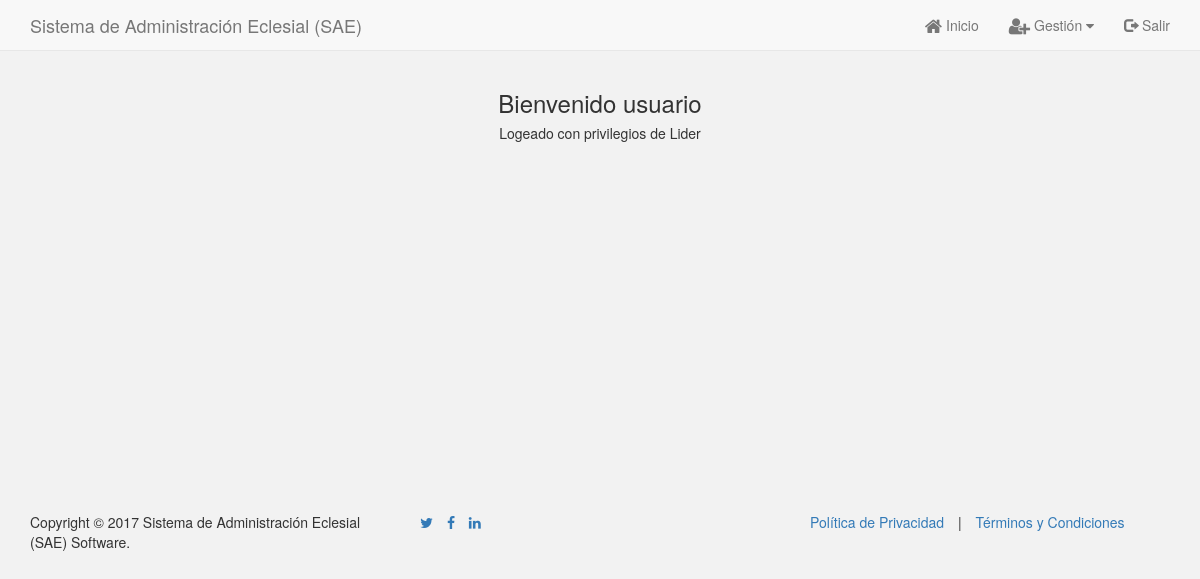
The app's page /?view=principal (signed in), older data.
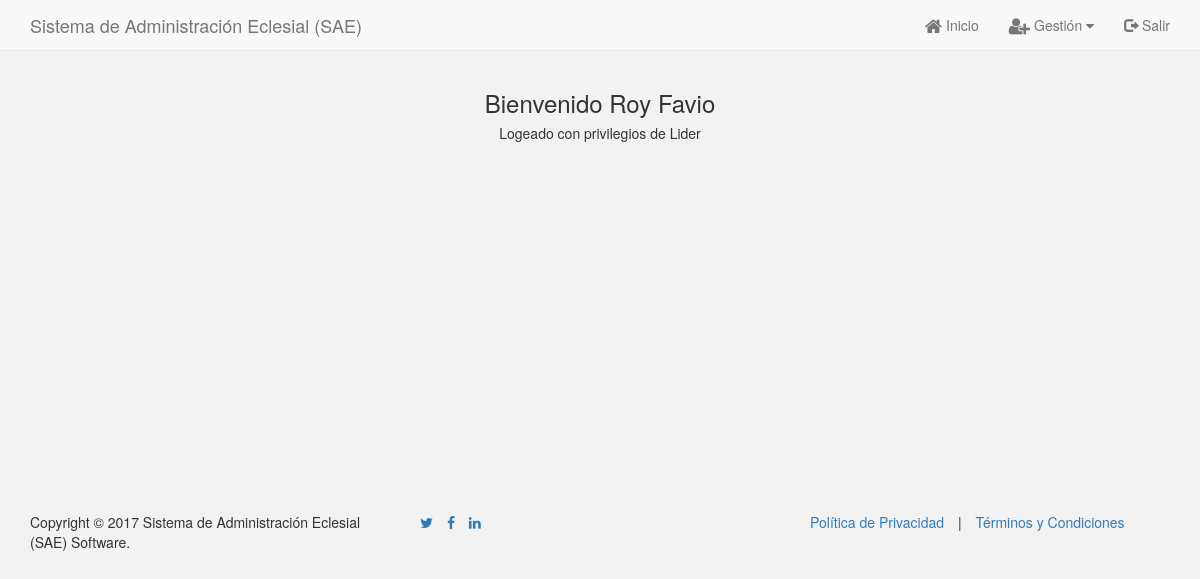
The same page, newer data.
### tables this page shows
CREATE TABLE `usuario` (
  `id` int(11) NOT NULL,
  `user` varchar(30) NOT NULL,
  `pass` varchar(30) NOT NULL,
  `nombre` varchar(30) NOT NULL,
  `apellido` varchar(30) NOT NULL,
  `cargo` varchar(20) NOT NULL,
  `estado` varchar(10) NOT NULL
);

### includes/functions/Usuario.php (called while the page is built, shortened)
<?php
function Users() {
  $db = new Conexion();
  $sql = $db->query("SELECT * FROM usuario;");
  if ($db->rows($sql) > 0) {
    while ($d = $db->recorrer($sql)) {
      $users[$d['id']] = array(
        'id' => $d['id'],
        'user' => $d['user'],
        'pass' => $d['pass'],
        'nombre' => $d['nombre'],
        'apellido' => $d['apellido'],
        'cargo' => $d['cargo']
      );
    }
  } else {
    $users = false;
  }
  return $users;
}
?>

### core.php (called while the page is built, shortened)
<?php
require('model/Conexion.php');
require('includes/functions/Usuario.php');
$_USER = Users();
?>

### model/Conexion.php (called while the page is built, shortened)
<?php
class Conexion extends mysqli {
  public function rows($query) {
    return mysqli_num_rows($query);
  }
  public function liberar($query) {
    return mysqli_free_result($query);
  }
  public function recorrer($query) {
    return mysqli_fetch_array($query);
  }
}
?>

### view/templates/principalView.php (the view)
<?php include(TEMPLATE_DIR . 'complement/head.php'); ?>
<?php include(TEMPLATE_DIR . 'complement/nav.php'); ?>
<body>
  <div class="container principal">
    <h3 class="text-center">Bienvenido <?php echo $_USER[$_SESSION['app_id']]['nombre']; ?></h3>
    <h5 class="text-center">Logeado con privilegios de <?php echo $_USER[$_SESSION['app_id']]['cargo']; ?></h5>
  </div>
  <?php include(TEMPLATE_DIR . 'complement/footer.php'); ?>
</body>
</html>

### index.php
<?php
require('core.php');
if(isset($_GET['view'])) {
	if(file_exists('controller/'.strtolower($_GET['view']).'Controller.php')) {
		include('controller/'.strtolower($_GET['view']).'Controller.php');
	} else {
		include('controller/errorController.php');
	}
} else {
	include('controller/loginController.php');
}
?>

### controller/principalController.php
<?php
if (isset($_SESSION['app_id'])) {
  include(TEMPLATE_DIR . 'templates/principalView.php');
} else {
  header('location: ?view=login');
}
?>

### view/complement/head.php (shortened to what this page needs)
<!DOCTYPE html>
<html lang="es">
<head>
  <link rel="stylesheet" href="util/libs/bootstrap/css/bootstrap.min.css">
  <link rel="stylesheet" href="util/libs/fonts/font-awesome.min.css">
  <link rel="stylesheet" href="includes/css/style.css">
</head>

### view/complement/nav.php (shortened to what this page needs)
<header>
	<nav class="navbar navbar-default navbar-fixed-top top-nav" data-spy="affix" data-offset-top="100">
		<div class="container">
			<div class="navbar-header">
				<div class="logo">
					<a href="?view=principal" class="navbar-brand"><?php echo APP_TITLE; ?></a>
				</div>
			</div>
			<div class="collapse navbar-collapse" id="navbar-top">
				<ul class="nav navbar-nav navbar-right">
          <li><a href="?view=principal"><i class="fa fa-home fa-lg" aria-hidden="true"></i> Inicio</a></li>
						<li class="dropdown drop-active">
							<a href="#" class="dropdown-toggle" data-toggle="dropdown" role="button">
								<span class="fa fa-user-plus fa-lg"></span> Gestión <i class="fa fa-caret-down" aria-hidden="true"></i>
							</a>
						</li>
						<li><a href="?view=logout"><span class="glyphicon glyphicon-log-out"></span> Salir</a></li>
				</ul>
			</div>
		</div>
	</nav>
</header>

### view/complement/footer.php
<footer>
  <div class="container">
    <div class="row">
      <div class="col-md-4">
        <span class="copyright"><?php echo APP_COPY; ?></span>
      </div>
      <div class="col-md-4">
        <ul class="list-inline social-buttons">
          <li><a href="#"><i class="fa fa-twitter"></i></a>
          </li>
          <li><a href="#"><i class="fa fa-facebook"></i></a>
          </li>
          <li><a href="#"><i class="fa fa-linkedin"></i></a>
          </li>
      </ul>
      </div>
      <div class="col-md-4">
        <ul class="list-inline quicklinks">
          <li><a href="#">Política de Privacidad</a></li>
          <li>|</li>
          <li><a href="#">Términos y Condiciones</a></li>
        </ul>
      </div>
    </div>
  </div>
</footer>

### includes/css/style.css (style rules this page uses)
body { background-color: #f2f2f2; padding-top: 70px; }
.principal { padding-bottom: 30%; }

Row changes from the older to the newer data that the page shows:
now on this page (row edited): usuario: nombre "Roy Favio", cargo "Lider"
Text that changed along with them:
$_USER[$_SESSION['app_id']]['nombre']: "usuario" → (not shown)
$_USER[$_SESSION['app_id']]['cargo']: "Lider" → (not shown)
